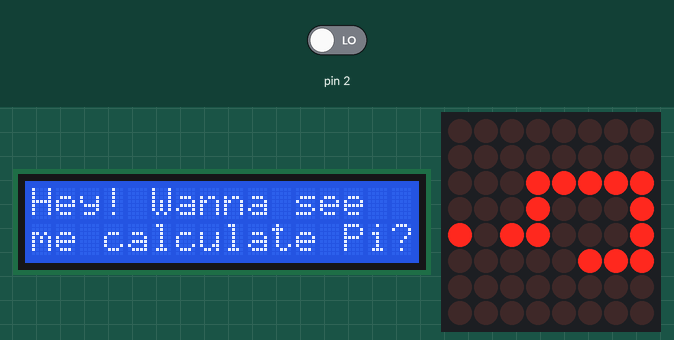
Simulated run of this sketch. Board: Arduino Uno, built with avr-gcc and run on an emulated ATmega328P. Parts: 16×2 character LCD, 8×8 LED matrix. Inputs (shaded band) come from the test bench; at power-on: pin 2 LOW. What the sketch prints to the serial monitor is not drawn.

Above: at 1.2 s.
1.3 s: pin 2 driven HIGH
At 2.8 s:
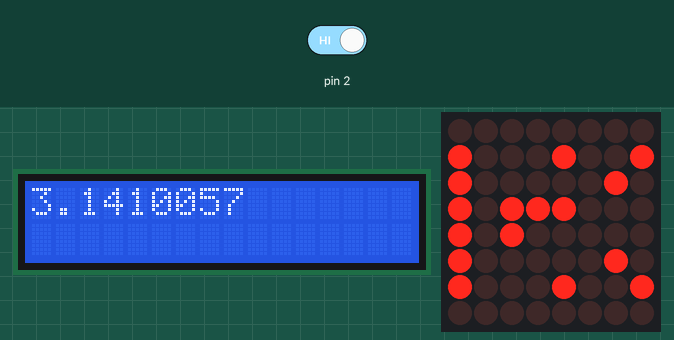
At 16.2 s:
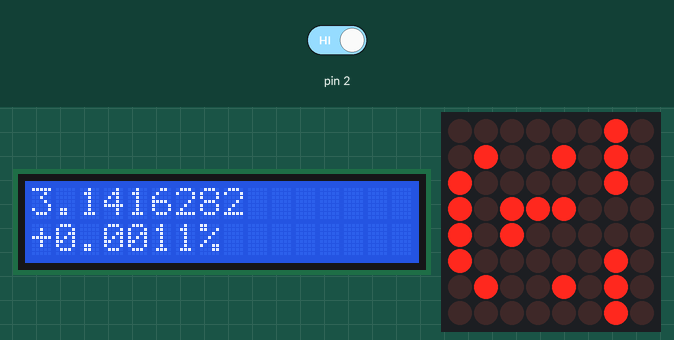
Timing chart, 0 to 17.7 s (numbered marks = the images above; inputs shaded):
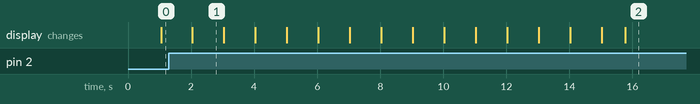

Measured:
- after the input at 1.3 s, the display: changes after 0.73 s (image 1)
- what the display in image 1 shows lasts 1.0 s, from 2.0 s to 3.0 s

The sketch:

calculate_pi.ino
```cpp
#include "LedControl.h"
// download from - http://playground.arduino.cc/Main/LedControl
#include <Wire.h>
#include <LiquidCrystal_I2C.h>
// download from - http://hmario.home.xs4all.nl/arduino/LiquidCrystal_I2C/
LedControl lc = LedControl(12, 11, 10, 1);
int mode = 1;
float actualPi = 3.14159265358;
unsigned long previousMillis = 0;
int face = 0;
const long interval = 1000;
LiquidCrystal_I2C lcd(0x27, 2, 1, 0, 4, 5, 6, 7, 3, POSITIVE);  // Set the LCD I2C address


void setup() {
  attachInterrupt(0, gogogo, RISING);
  lcd.begin(16, 2);              // initialize the lcd
  lc.shutdown(0, false);
  /* Set the brightness to a medium values */
  lc.setIntensity(0, 0);
  /* and clear the display */
  lc.clearDisplay(0);
  // initialize serial:

  Serial.begin(115200);

}
double numofTerms = 35000;
float pi = 0;

void loop() {

  if (mode == 1) {
    pi = 0;
     unsigned long currentMillis = millis();

        if (currentMillis - previousMillis >= interval) {
          previousMillis = currentMillis;
         if(face == 0){
           face = 1;
         }
         else{
           face = 0;
         }
        }
    writeFace();
    writeStart();
  }
  else {
    int time = 0;
  face = 2;
   // writeFace();
      Serial.println("Working...");
      for (float k = 0.0; k <= numofTerms; k++) {
        pi += 4.0 * ( pow((-1.0), k) ) * ( 1.0 / (2.0 * k + 1) );

        unsigned long currentMillis = millis();
        if (currentMillis - previousMillis >= interval) {
          previousMillis = currentMillis;
          lcd.home ();
          lcd.clear();
          lcd.print(pi, 7);
          Serial.print("Iteration: ");
          Serial.print(k);
          Serial.print(" Pi = ");
          Serial.print(pi, 7);
          Serial.println("");
          //Serial.print(".");
          time++;
           if(face == 2){
           face = 3;
         }
         else{
           face = 2;
         }
          writeFace();
        }
        //  numofTerms++;

      }
      Serial.println(" ");
      Serial.println(" ");
      Serial.print("Final calculation of Pi is: ");
      Serial.print(pi, 7);
      lcd.setCursor ( 0, 1 );
       face = 4;
      writeFace();
      Serial.println("");
      if (actualPi > pi) {
        float tempval = (actualPi - pi) / ((actualPi + pi) / 2) * 100;
        lcd.print("-");
        lcd.print(tempval, 4);

        Serial.println(tempval, 7);
        Serial.print("-");
      }
      else {
        float tempval = (pi - actualPi) / ((pi + actualPi) / 2) * 100;
        lcd.print("+");
        lcd.print(tempval, 4);
        Serial.println(tempval, 7);
        Serial.print("+");
      }
      lcd.print("%");
      delay(5000);
      // lcd.print(((actualPi/100))*pi,7);
      lcd.setCursor ( 0, 1 );
      lcd.print("in ");
      Serial.print(" Taking: ");
      Serial.print(time);
      lcd.print(time);
       lcd.print(" seconds");
      face = 4;
      writeFace();
      Serial.println(" Seconds to complete");
      Serial.println("Of course Pi really is 3.14159265358... but I had to look it up.");
      delay(10000);
      mode = 1;
      lcd.clear();


  }


}

void writeFace() {
  byte q1[8] = {B00000000, B00000000, B00011111, B00010001, B10110001, B00000111, B00000000, B00000000};
  byte smile[8] = {B00000010, B01001010, B10000010, B10111000, B10100000, B10000010, B01001010, B00000010};
  byte think[8] = {B00000001, B10001001, B10000011, B10111000, B10100000, B10000011, B10001001, B00000001};
  byte think2[8] = {B00000000, B10001001, B10000010, B10111000, B10100000, B10000010, B10001001, B00000000};
  byte pi[8] = {B00000010, B10000001, B01111111, B00000001, B00000001, B01111111, B10000001, B01000001};
  lc.clearDisplay(0);

  //  delay(delaytime);

if(face == 0){
  lc.setRow(0, 0, pi[0]);
  lc.setRow(0, 1, pi[1]);
  lc.setRow(0, 2, pi[2]);
  lc.setRow(0, 3, pi[3]);
  lc.setRow(0, 4, pi[4]);
  lc.setRow(0, 5, pi[5]);
  lc.setRow(0, 6, pi[6]);
  lc.setRow(0, 7, pi[7]);
}

if(face == 1){
  lc.setRow(0, 0, q1[0]);
  lc.setRow(0, 1, q1[1]);
  lc.setRow(0, 2, q1[2]);
  lc.setRow(0, 3, q1[3]);
  lc.setRow(0, 4, q1[4]);
  lc.setRow(0, 5, q1[5]);
  lc.setRow(0, 6, q1[6]);
  lc.setRow(0, 7, q1[7]);
}

if(face == 2){
  lc.setRow(0, 0, think[0]);
  lc.setRow(0, 1, think[1]);
  lc.setRow(0, 2, think[2]);
  lc.setRow(0, 3, think[3]);
  lc.setRow(0, 4, think[4]);
  lc.setRow(0, 5, think[5]);
  lc.setRow(0, 6, think[6]);
  lc.setRow(0, 7, think[7]);
}
if(face == 3){
  lc.setRow(0, 0, think2[0]);
  lc.setRow(0, 1, think2[1]);
  lc.setRow(0, 2, think2[2]);
  lc.setRow(0, 3, think2[3]);
  lc.setRow(0, 4, think2[4]);
  lc.setRow(0, 5, think2[5]);
  lc.setRow(0, 6, think2[6]);
  lc.setRow(0, 7, think2[7]);
}
if(face == 4){
  lc.setRow(0, 0, smile[0]);
  lc.setRow(0, 1, smile[1]);
  lc.setRow(0, 2, smile[2]);
  lc.setRow(0, 3, smile[3]);
  lc.setRow(0, 4, smile[4]);
  lc.setRow(0, 5, smile[5]);
  lc.setRow(0, 6, smile[6]);
  lc.setRow(0, 7, smile[7]);

}
}


void writeStart() {
lcd.home ();                   // go home
  lcd.print("Hey! Wanna see ");
  lcd.setCursor ( 0, 1 );        // go to the next line
  lcd.print ("me calculate Pi?");

}
void gogogo()
{
  mode++;
  Serial.println(mode);
}
```
